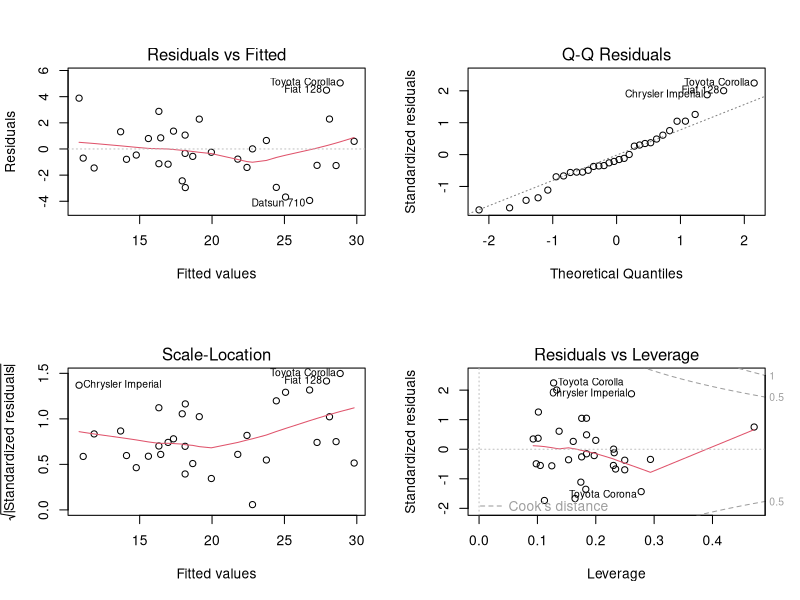
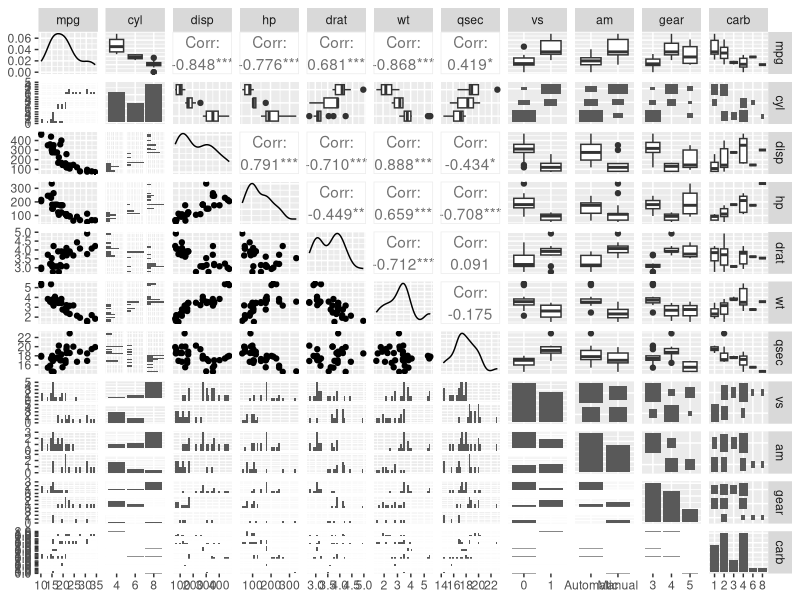
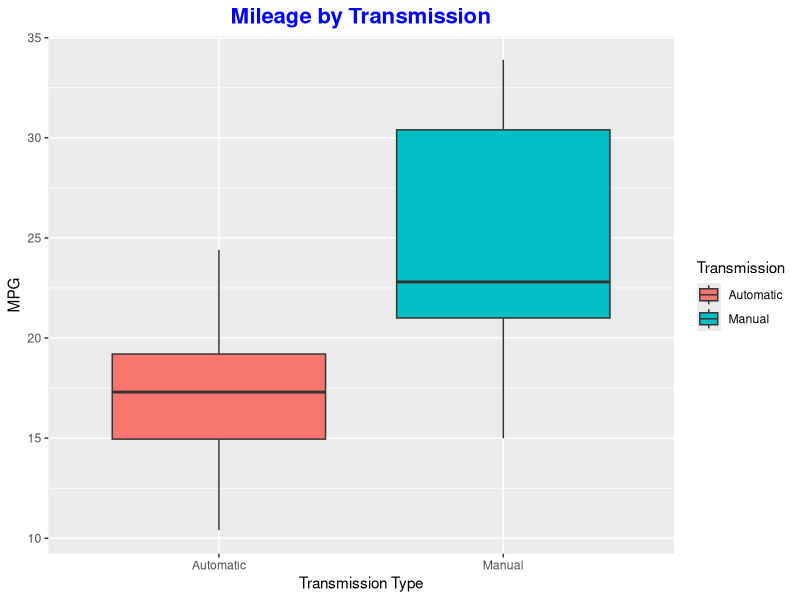
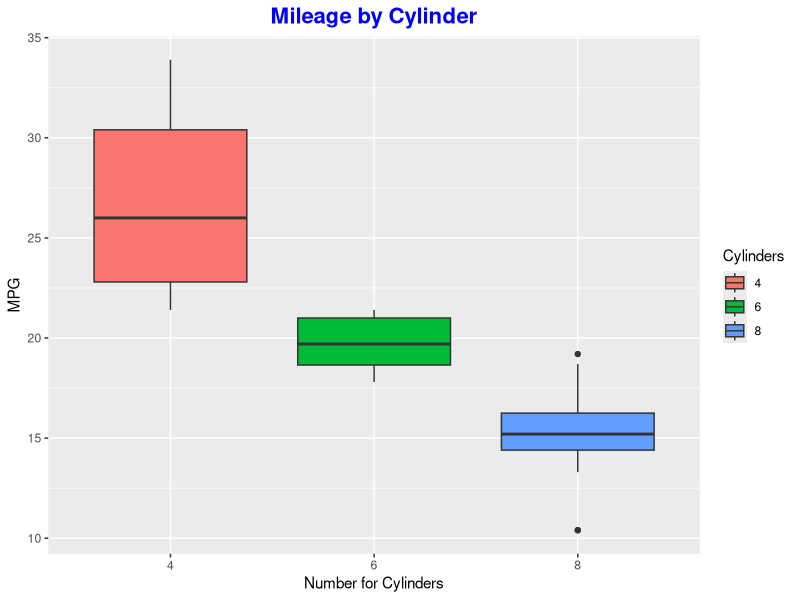

These charts were generated, in order, by the following R code:
## ---- chunk 1
today <- Sys.Date()
today<- format(today, format="%B %d %Y")
## ---- chunk 2
knitr::opts_chunk$set(echo = TRUE)
## ---- chunk 3
library(datasets)
library(ggplot2)
library(corrplot)
library(GGally)
library(dplyr)
## ---- chunk 4
data(mtcars)
dim(mtcars)
str(mtcars)
## ---- chunk 5
mtcars$cyl  <- factor(mtcars$cyl)
mtcars$vs   <- factor(mtcars$vs)
mtcars$gear <- factor(mtcars$gear)
mtcars$carb <- factor(mtcars$carb)
mtcars$am   <- factor(mtcars$am,labels=c("Automatic","Manual"))
## ---- chunk 6
table(mtcars$am)
aggregate(mpg~am, mtcars, mean)
## ---- chunk 7
model1 <- lm(mpg~am, data=mtcars)
summary(model1)

## ---- chunk 8
model2 <- lm(mpg~ am + cyl  , data=mtcars)
## ---- chunk 9
summary(model2)$r.squared
## ---- chunk 10
model3 <- lm(mpg~ am + cyl + wt , data=mtcars)
summary(model3)$r.squared
## ---- chunk 11
model4 <- lm(mpg~ am + cyl + wt + hp , data=mtcars)
summary(model4)
## ---- chunk 12
anova(model1, model2)
## ---- chunk 13
anova(model1, model3)
## ---- chunk 14
anova(model1, model4)
## ---- chunk 15
par(mfrow=c(2,2))
plot(model4)
## ---- chunk 16
lev <- hatvalues(model4)
tail(sort(lev),3)
## ---- chunk 17
inf <- dfbetas(model4)
tail(sort(inf[,2]),3)
## ---- chunk 18
t.test(mpg~am, data=mtcars)
## ---- chunk 19
g <- ggpairs(mtcars)
g
## ---- chunk 20
g1 <-ggplot(aes(x=am, y=mpg), data=mtcars) + 
    geom_boxplot(aes(fill=am))+
    xlab("Transmission Type") + ylab("MPG") + ggtitle("Mileage by Transmission") +
    theme(plot.title = element_text(hjust = 0.5)) +
    scale_x_discrete(labels=c("Automatic","Manual")) +
    scale_fill_discrete(name="Transmission",labels=c("Automatic", "Manual")) +
    theme(plot.title = element_text(color="blue", size=16, face="bold"))
g1
## ---- chunk 21
g2 <-ggplot(aes(x=cyl, y=mpg), data=mtcars) + 
        geom_boxplot(aes(fill=cyl))+
        xlab("Number for Cylinders")+ylab("MPG") + ggtitle("Mileage by Cylinder")+
        theme(plot.title = element_text(hjust = 0.5)) +
        scale_x_discrete(labels=c(4,6,8)) +
        scale_fill_discrete(name="Cylinders",labels=c(4,6,8)) +
        theme(plot.title = element_text(color="blue", size=16, face="bold"))
g2
